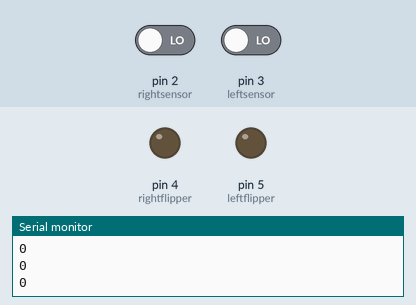
This sketch was run on a simulated Arduino Uno, built with avr-gcc and run on an emulated ATmega328P. On the bench: output pins drawn as LEDs (lit = HIGH), the last lines printed to the serial monitor. Dashed ring = blinking. Inputs (shaded band) come from the test bench; at power-on: pin 2 (rightsensor) LOW, pin 3 (leftsensor) LOW.

Above: at 1.2 s.
1.3 s: pin 2 (rightsensor) driven HIGH
At 1.95 s:
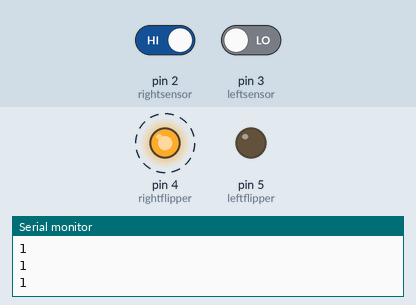
4.3 s: pin 3 (leftsensor) driven HIGH
At 5.55 s:
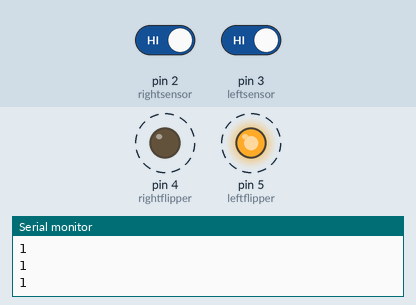
7.3 s: pin 3 (leftsensor) driven LOW
At 10.2 s:
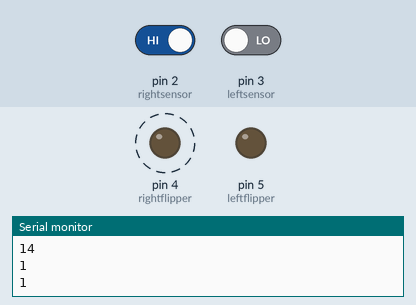
10.3 s: pin 2 (rightsensor) driven LOW
At 11.2 s:
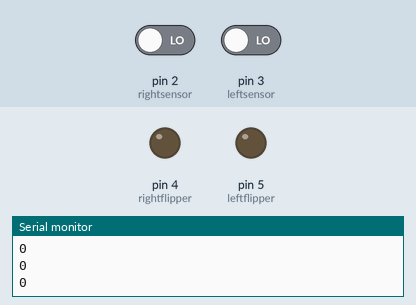
Timing chart, 0 to 12.8 s (numbered marks = the images above; inputs shaded):
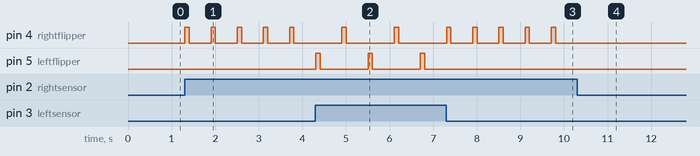

The sketch:

pinball.ino
```cpp
//A wonderfull program by Andreas J.
//the goal is to read the output from a sensor and activate a releay

//delays
const int flipperUpTime = 100;
const int flipperWaitTime = 500;

//sensor pins
const int rightsensor = 2;
const int leftsensor = 3;

//counting every time the sensors are activated
int count = 0;
int prev_count;

//flipper pins
const int rightflipper = 4;
const int leftflipper = 5;


void setup() { //------------------------------------------------------------------------------------------------------------>

  //declare pin modes
  pinMode(rightsensor, INPUT);
  pinMode(rightflipper, OUTPUT);

  pinMode(leftsensor, INPUT);
  pinMode(leftflipper, OUTPUT);

  digitalWrite(rightsensor, LOW);
  digitalWrite(leftsensor, LOW);

  //starts the serial communication
  Serial.begin(9600);

}

void loop() { //--------------------------------------------------------------------------------------------------------------->

  if (prev_count != count) {
    Serial.println(count);
    prev_count = count;
  }


  //right flipper ------------------------------------------------------------------------------->
    Serial.println(digitalRead(rightsensor));
    if (digitalRead(rightsensor) == HIGH) {

      Serial.println(digitalRead("ACTIVE"));
      //activate flipper
      digitalWrite(rightflipper, HIGH);

      //this delay is needed by the flipper, if this delay wasnt here the flipper would not flip
      delay(flipperUpTime);

      //deactivate flipper
      digitalWrite(rightflipper, LOW);

      //delay to prevent the flipper from activating itself,
      //this might have to be redone in the future for support for multiple sensors per flipper
      //maybe using interrupts again
      delay(flipperWaitTime);

      //counts number of sensor activations
      count ++;
  }

  //right flipper ------------------------------------------------------------------------------->
    Serial.println(digitalRead(leftsensor));
    if (digitalRead(leftsensor) == HIGH) {

      Serial.println(digitalRead("ACTIVE"));
      //activate flipper
      digitalWrite(leftflipper, HIGH);

      //this delay is needed by the flipper, if this delay wasnt here the flipper would not flip
      delay(flipperUpTime);

      //deactivate flipper
      digitalWrite(leftflipper, LOW);

      //delay to prevent the flipper from activating itself,
      //this might have to be redone in the future for support for multiple sensors per flipper
      //maybe using interrupts again
      delay(flipperWaitTime);

      //counts number of sensor activations
      count ++;
  }

} //end of main loop ----------------------------------------------------------------------------------------------------------->
```

Measured:
- after the input at 1.3 s, pin 4 (rightflipper): alternates HIGH for 0.10 s and LOW for 0.50 s, starting at once
- after the input at 4.3 s, pin 4 (rightflipper): alternates HIGH for 0.10 s and LOW for 1.1 s, starting after 0.61 s; pin 5 (leftflipper): alternates HIGH for 0.10 s and LOW for 1.1 s, starting at once
- after the input at 7.3 s, pin 4 (rightflipper): alternates HIGH for 0.10 s and LOW for 0.50 s, starting after 0.61 s; pin 5 (leftflipper): stops changing and stays LOW
- after the input at 10.3 s, pin 4 (rightflipper): stops changing and stays LOW
